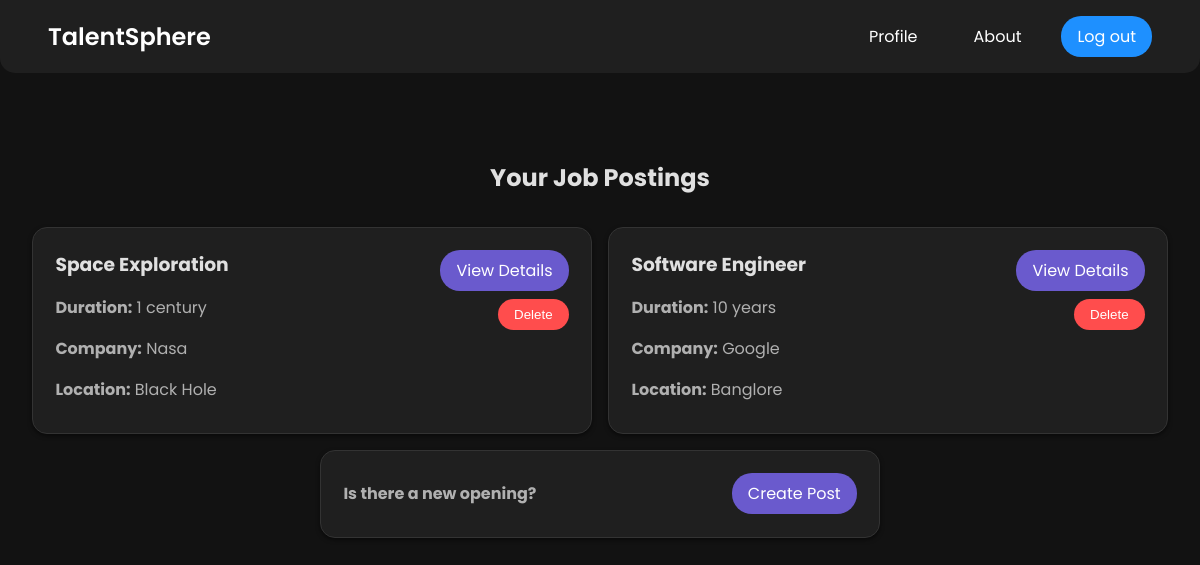
The page / (signed in) on the database as committed earlier.
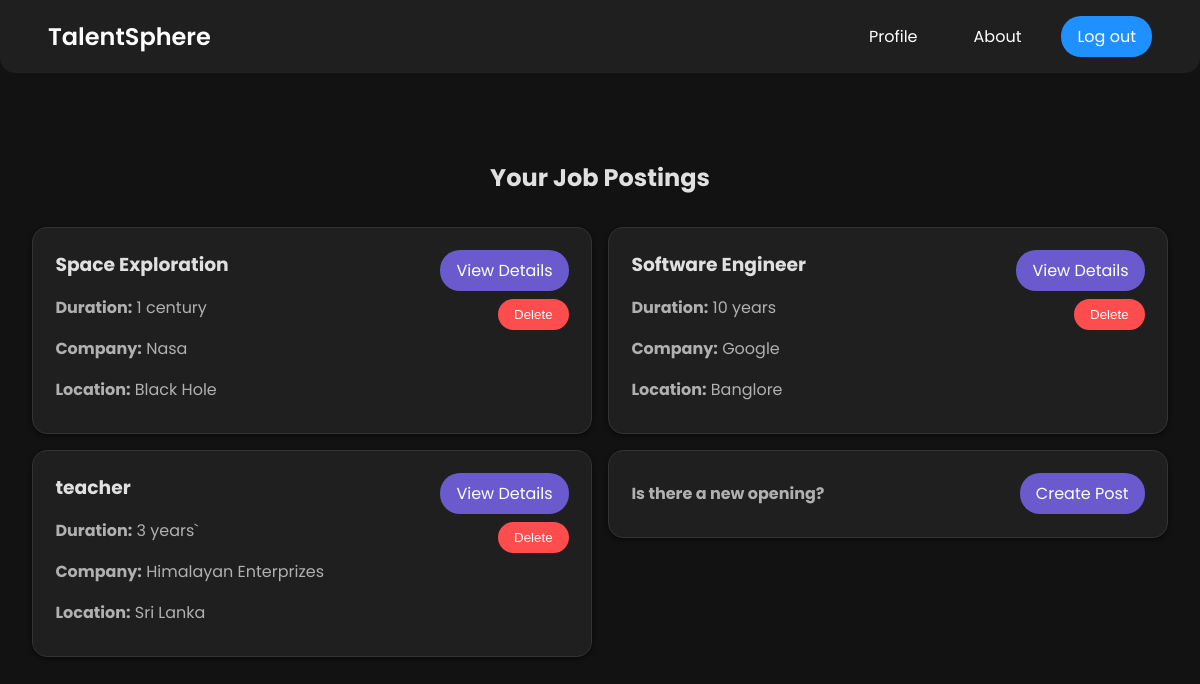
The same page on the database as committed later.
### base/models.py (models this page shows, shortened)
class Job_details(models.Model):
    user = models.ForeignKey(User, on_delete=models.CASCADE, blank=True, null=True)
    title = models.CharField(max_length=200)
    description = models.TextField(null=True, blank=True)
    duration = models.CharField(max_length=100)
    salary = models.CharField(max_length=100)
    location = models.CharField(max_length=200)
    company = models.CharField(max_length=200)
    about_the_role = models.TextField()
    requirements = models.TextField()
    perks = models.TextField()
    about_the_company = models.TextField()
    job_type = models.CharField(max_length=50, choices=[
        ('fulltime', 'Full Time'),
        ('halftime', 'Half Time'),
    ], default='fulltime')
    created = models.DateTimeField(auto_now_add=True)
    applicants = models.TextField(null=True, blank=True)  # Field to store applicants' usernames
    class Meta:
        ordering = ['created']

### base/views.py (the view)
# urls.py: path('', OpeningList.as_view(), name='listings'),
class OpeningList(LoginRequiredMixin, ListView):
    model = Job_details
    context_object_name = "opening"
    template_name = 'your_template.html'  # Ensure this matches your template path
    def get_context_data(self, **kwargs):
        context = super().get_context_data(**kwargs)
        user_details = get_object_or_404(User_Details, user=self.request.user)
        context['user_details'] = user_details
        if user_details.user_type == 'employer':
            context['employer_jobs'] = Job_details.objects.filter(user=self.request.user)
        return context

### base/templates/base/job_details_list.html (shortened to what this page needs)
<!DOCTYPE html>
<html lang="en">
<head>
    {% load static %}
    <link rel="stylesheet" href="https://cdnjs.cloudflare.com/ajax/libs/font-awesome/6.0.0-beta3/css/all.min.css">
    <link rel="stylesheet" href="{% static 'css/job_details_list.css' %}">
</head>
<body>
    <header>
        <nav class="navbar">
            <div class="logo">
                <a href="{% url 'listings' %}" class="logo-link">TalentSphere</a>
            </div>
            <div class="nav-links">
                <a href="{% url 'user_details' %}" class="nav-item">Profile</a>
                <a href="{% url 'about' %}" class="nav-item">About</a>
                <a href="{% url 'logout' %}" class="nav-item contact-btn">Log out</a>
            </div>
        </nav>
    </header>
    <div class="heading">
      <h1>TalentSphere</h1>
    </div>
    <main>
        <h2>
          {% if user_details.user_type == 'employee' %}
            Available Jobs
          {% elif user_details.user_type == 'employer' %}
            Your Job Postings
          {% else %}
            Job Details
          {% endif %}
        </h2>
        <div class="job-list" id="job-list">
          {% if user_details.user_type == 'employee' %}
            {% for jb in opening %}
              <div class="job-card" data-job-id="{{ jb.pk }}">
                <div class="job-info">
                  <div class="job-content">
                    <h3>{{ jb.title }}</h3>
                    <p><strong>Duration:</strong> {{ jb.duration }}</p>
                    <p><strong>Company:</strong> {{ jb.company }}</p>
                    <p><strong>Location:</strong> {{ jb.location }}</p>
                  </div>
                  <div class="button-container">
                    <a href="{% url 'listings-details' jb.pk %}" class="btn">View Details</a>
                  </div>
                </div>
              </div>
            {% empty %}
              <p>No job listings available.</p>
            {% endfor %}
          {% elif user_details.user_type == 'employer' %}
            {% for job in employer_jobs %}
              <div class="job-card" data-job-id="{{ job.pk }}">
                <div class="job-info">
                  <div class="job-content">
                    <h3>{{ job.title }}</h3>
                    <p><strong>Duration:</strong> {{ job.duration }}</p>
                    <p><strong>Company:</strong> {{ job.company }}</p>
                    <p><strong>Location:</strong> {{ job.location }}</p>
                  </div>
                  <div class="button-container">
                    <a href="{% url 'listings-details' job.pk %}" class="btn">View Details</a>
                    <button class="delete-btn" onclick="deleteJob({{ job.pk }})">Delete</button>
                  </div>
                </div>
              </div>
            {% endfor %}
            <div class="job-card add-job-card">
              <div class="job-info">
                <b><p>Is there a new opening?</p></b>
                <a href="{% url 'create_job'%}" class="btn create_btn">Create Post</a>
              </div>
            </div>
          {% else %}
            <p>You are not authorized to view this content.</p>
          {% endif %}
        </div>
      </main>
</body>
</html>

### static/css/job_details_list.css (style rules this page uses)
* { margin: 0; padding: 0; box-sizing: border-box; }
body { font-family: 'Poppins', sans-serif; margin: 0; padding: 0; background-color: #121212; color: #e0e0e0; min-height: 100vh; }
header { background-color: #1f1f1f; color: white; padding: 1rem; text-align: center; border-bottom-left-radius: 15px; border-bottom-right-radius: 15px; position: fixed; width: 100%; z-index: 1000; }
.navbar { display: flex; justify-content: space-between; align-items: center; padding: 0 2rem; }
.logo { font-size: 1.5rem; font-weight: 600; }
.nav-links { display: flex; gap: 1.5rem; }
.nav-item { color: white; text-decoration: none; font-size: 1rem; padding: 0.5rem 1rem; border-radius: 5px; transition: background-color 0.3s; }
.contact-btn { background-color: #1e90ff; color: white; padding: 0.5rem 1rem; border-radius: 20px; }
main { padding: 2rem; padding-top: calc(2rem + 80px); }
h2 { margin: 0; text-align: center; margin-bottom: 2rem; color: #e0e0e0; }
.job-list { display: flex; flex-wrap: wrap; gap: 1rem; justify-content: center; max-width: 1200px; margin: 0 auto; padding-bottom: 4rem; }
.job-card { background-color: #1f1f1f; padding: 1.4rem; border: 1px solid #333; border-radius: 15px; box-shadow: 0 2px 4px rgba(0, 0, 0, 0.5); transition: transform 0.3s, box-shadow 0.3s; display: flex; flex-direction: column; margin: 0; box-sizing: border-box; height: 100%; overflow: hidden; }
.job-card h3 { margin: 0 0 0.5rem; color: #e0e0e0; }
.job-card p { margin: 0.5rem 0; color: #b0b0b0; flex: 1; overflow: hidden; text-overflow: ellipsis; white-space: nowrap; }
.job-info { display: flex; justify-content: space-between; align-items: flex-start; flex: 1; }
.job-content { display: flex; flex-direction: column; flex: 1; overflow: hidden; }
.button-container { display: flex; flex-direction: column; align-items: flex-end; gap: 0.5rem; }
.btn, .delete-btn { padding: 0.5rem 1rem; border: none; border-radius: 20px; text-decoration: none; transition: background-color 0.3s; cursor: pointer; }
.btn { background-color: #6a5acd; color: white; }
.delete-btn { background-color: #ff4d4d; color: white; }
@media (min-width: 769px) { .job-card { width: calc(50% - 0.5rem); } }
@media (min-width: 769px) { .navbar { display: flex; } }
.logo-link { color: white; text-decoration: none; font-size: 1.5rem; font-weight: 600; }

Rows that differ between the two databases and show on the page:
added Job_details: title "teacher", duration "3 years`", company "Himalayan Enterprizes", location "Sri Lanka"
